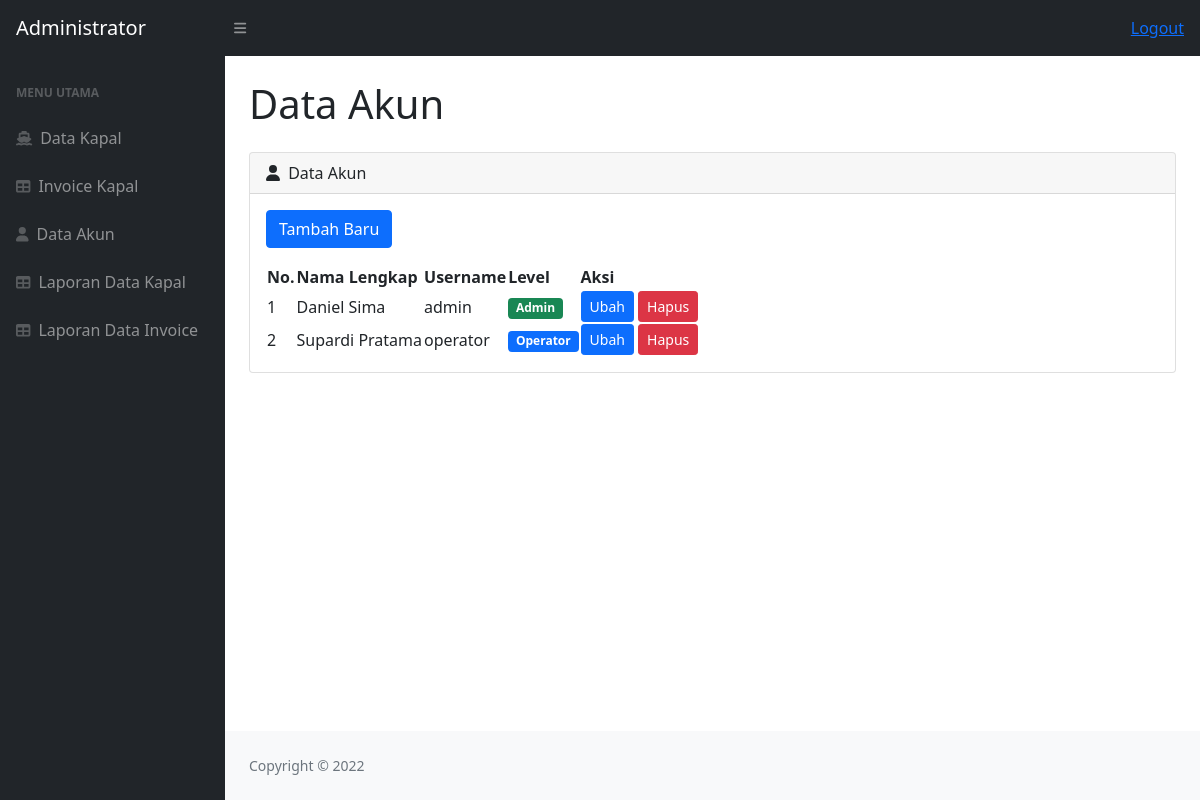
Screenshot of /operator.php (signed in) with the database file from the repository.
### tables this page shows
CREATE TABLE `users` (
  `id` int(11) NOT NULL AUTO_INCREMENT,
  `username` varchar(50) DEFAULT NULL,
  `nama_lengkap` varchar(255) DEFAULT NULL,
  `password` varchar(50) DEFAULT NULL,
  `level` varchar(50) DEFAULT NULL,
  PRIMARY KEY (`id`)
);

### operator.php (the view, shortened to what this page needs)
<?php
    include "koneksi.php";
    $query = "SELECT * FROM users";
    $sql = mysqli_query($koneksi, $query);
    $data = [];
    while($row = mysqli_fetch_array($sql))
    {
        $data[] = $row;
    }
?>
<?php
    include 'header.php';
?>
<main>
    <div class="container-fluid px-4">
        <h1 class="mt-4 mb-4">Data Akun</h1>
        <div class="card mb-4">
            <div class="card-header">
                <i class="fas fa-user me-1"></i>
                Data Akun
            </div>
            <div class="card-body">
                <a href="form-tambah-user.php" class="btn btn-primary mb-3">Tambah Baru</a>
                <table id="datatablesSimple">
                    <thead>
                        <tr>
                            <th>No.</th>
                            <th>Nama Lengkap</th>
                            <th>Username</th>
                            <th>Level</th>
                            <th>Aksi</th>
                        </tr>
                    </thead>
                    <tbody>
                        <?php $i = 1; ?>
                        <?php foreach($data as $v): ?>
                            <tr>
                                <td><?= $i++ ?></td>
                                <td><?= $v['nama_lengkap'] ?></td>
                                <td><?= $v['username'] ?></td>
                                <td>
                                    <?php if ($v['level'] == '1') : ?>
                                        <span class="badge bg-success">Admin</span>
                                    <?php elseif ($v['level'] == '2') : ?>
                                        <span class="badge bg-primary">Operator</span>
                                    <?php else  : ?>
                                        <span class="badge bg-primary">Manager</span>
                                    <?php endif ?>
                                </td>
                                <td class="text-center">
                                    <a href="form-edit-user.php?id_user=<?= $v['id'] ?>" class="btn btn-sm btn-primary">Ubah</a>
                                    <a href="action-hapus-user.php?id_user=<?= $v['id'] ?>" class="btn btn-sm btn-danger" onclick="return confirm('Yakin ingin menghapus?');">Hapus</a>
                                </td>
                            </tr>
                        <?php endforeach ?>
                    </tbody>
                </table>
            </div>
        </div>
    </div>
</main>
<?php
    include 'footer.php';
?>

### rows the page displays
users: nama_lengkap "Daniel Sima", username "admin", level "Admin"
users: nama_lengkap "Supardi Pratama", username "operator", level "Operator"
